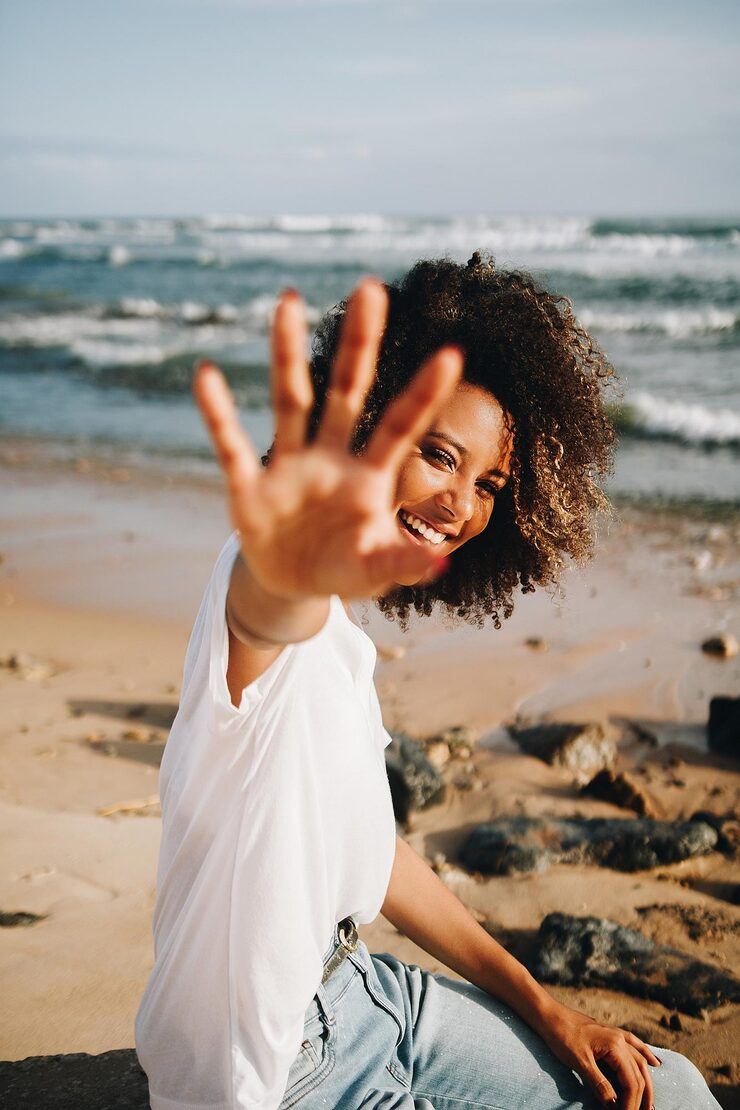
#> input picture visao-computacional/aula1/foto.jpg, 740 x 1110 px
$ jupyter execute introducao.ipynb
#> lines starting #> are read from the running program, lines starting #| are printed output that depends on the picture
[cell 1]
import cv2
import matplotlib.pyplot as plt

imagem = cv2.imread('foto.jpg')
#> imagem is the input picture: shape (1110, 740, 3); mean B, G, R 138.6, 148.7, 161

# Exibir a imagem usando OpenCV (sem usar Matplotlib)
# cv2.imshow('Imagem', imagem)
# cv2.waitKey(0)
# cv2.destroyAllWindows()

imagem_rgb = cv2.cvtColor(imagem, cv2.COLOR_BGR2RGB)
plt.imshow(imagem_rgb)
plt.axis('off') # Ocultar os eixos
plt.show()

[cell 2]
# Converter a imagem para escala de cinza
imagem_cinza = cv2.cvtColor(imagem, cv2.COLOR_BGR2GRAY)
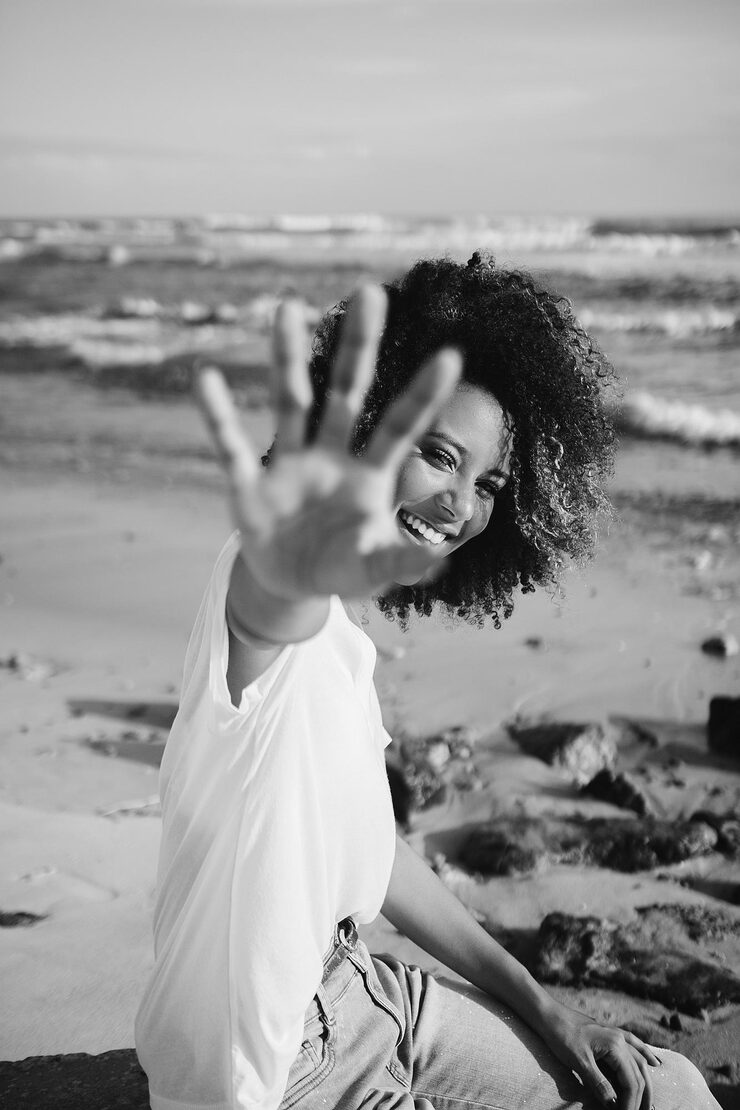
#> imagem_cinza: shape (1110, 740); min 0, max 255, mean 151.2

# Exibir a imagem em escala de cinza usando Matplotlib
plt.imshow(imagem_cinza, cmap='gray')
plt.axis('off') # Ocultar os eixos
plt.show()

[cell 3]
#Redimensionar a imagem para um tamanho específico (por exemplo, 100x150 pixels)
imagem_redimensionada = cv2.resize(imagem, (100, 150), interpolation=cv2.INTER_AREA)
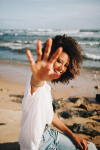
#> imagem_redimensionada: shape (150, 100, 3); mean B, G, R 138.6, 148.7, 161

# Exibir a imagem redimensionada usando Matplotlib
imagem_redimensionada_rgb = cv2.cvtColor(imagem_redimensionada, cv2.COLOR_BGR2RGB)
plt.imshow(imagem_redimensionada_rgb)
plt.axis('off') # Ocultar os eixos
plt.show()

[cell 4]
# Suavizar a imagem usando um filtro gaussiano
imagem_suavizada = cv2.GaussianBlur(imagem, (15, 15), 0)

# Exibir a imagem suavizada usando Matplotlib
imagem_suavizada_rgb = cv2.cvtColor(imagem_suavizada, cv2.COLOR_BGR2RGB)
plt.imshow(imagem_suavizada_rgb)
plt.axis('off') # Ocultar os eixos
plt.show()

[cell 5]
#Desenhar um retângulo azul em torno de um objeto específico na imagem

# Definir as coordenadasea cor do retângulo

inicio = (300, 200)  # deslocamento do ponto superior esquerdo do retângulo, deslocamento de cima para baixo
fim = (520, 650)   # deslocamento da direita para a esquerda do ponto inferior direito do retângulo
cor = (255, 0, 0)  # cor azul em formato BGR
espessura = 2  # espessura da borda do retângulo

# Desenhar o retângulo na imagem
imagem_com_retangulo = cv2.rectangle(imagem.copy(), inicio, fim, cor, espessura)

# Converter a imagem para RGB para exibição com Matplotlib
imagem_com_retangulo_rgb = cv2.cvtColor(imagem_com_retangulo, cv2.COLOR_BGR2RGB)
plt.imshow(imagem_com_retangulo_rgb)
plt.axis('off') # Ocultar os eixos
plt.show()
